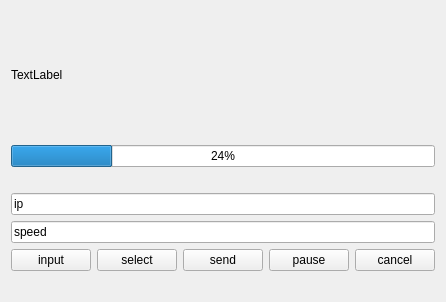
<?xml version="1.0" encoding="UTF-8"?>
<ui version="4.0">
 <class>sendfileop</class>
 <widget class="QWidget" name="sendfileop">
  <property name="geometry">
   <rect>
    <x>0</x>
    <y>0</y>
    <width>419</width>
    <height>302</height>
   </rect>
  </property>
  <property name="windowTitle">
   <string>msss</string>
  </property>
  <layout class="QGridLayout" name="gridLayout">
   <item row="0" column="0">
    <layout class="QVBoxLayout" name="verticalLayout">
     <item>
      <widget class="QLabel" name="stLabel">
       <property name="text">
        <string>TextLabel</string>
       </property>
      </widget>
     </item>
     <item>
      <widget class="QProgressBar" name="sendProg">
       <property name="value">
        <number>24</number>
       </property>
      </widget>
     </item>
     <item>
      <spacer name="horizontalSpacer_2">
       <property name="orientation">
        <enum>Qt::Horizontal</enum>
       </property>
       <property name="sizeHint" stdset="0">
        <size>
         <width>40</width>
         <height>20</height>
        </size>
       </property>
      </spacer>
     </item>
     <item>
      <widget class="QLineEdit" name="IPinput">
       <property name="text">
        <string>ip</string>
       </property>
      </widget>
     </item>
     <item>
      <widget class="QLineEdit" name="speedInput">
       <property name="text">
        <string>speed</string>
       </property>
      </widget>
     </item>
     <item>
      <layout class="QHBoxLayout" name="horizontalLayout">
       <item>
        <widget class="QPushButton" name="pushButton">
         <property name="text">
          <string>input</string>
         </property>
        </widget>
       </item>
       <item>
        <widget class="QPushButton" name="selectBtn">
         <property name="text">
          <string>select</string>
         </property>
        </widget>
       </item>
       <item>
        <widget class="QPushButton" name="sendBtn">
         <property name="text">
          <string>send</string>
         </property>
        </widget>
       </item>
       <item>
        <widget class="QPushButton" name="pauseBtn">
         <property name="text">
          <string>pause</string>
         </property>
        </widget>
       </item>
       <item>
        <widget class="QPushButton" name="cancelBtn">
         <property name="text">
          <string>cancel</string>
         </property>
        </widget>
       </item>
      </layout>
     </item>
     <item>
      <spacer name="horizontalSpacer">
       <property name="orientation">
        <enum>Qt::Horizontal</enum>
       </property>
       <property name="sizeHint" stdset="0">
        <size>
         <width>40</width>
         <height>20</height>
        </size>
       </property>
      </spacer>
     </item>
    </layout>
   </item>
  </layout>
 </widget>
 <layoutdefault spacing="6" margin="11"/>
 <resources/>
 <connections/>
</ui>
